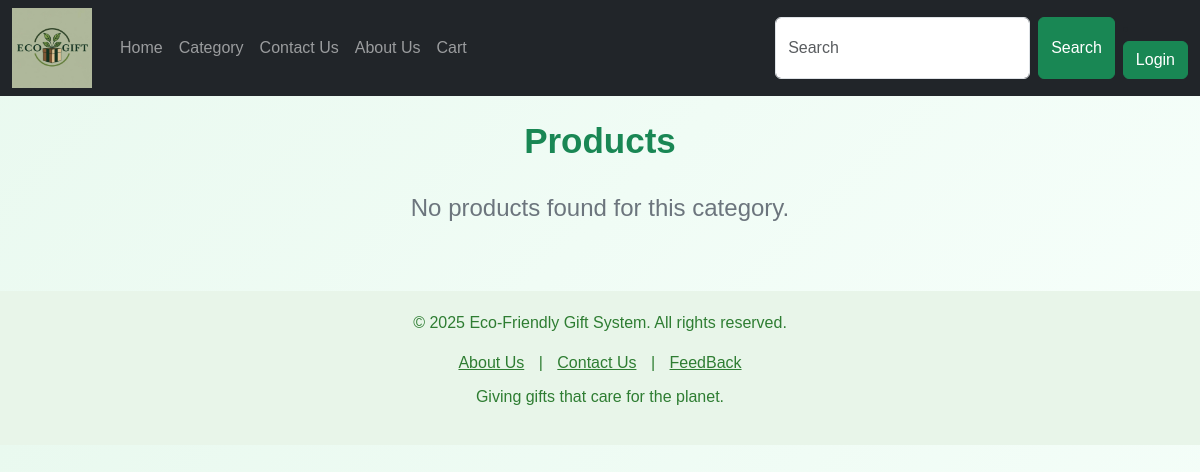
The page /USER_PANEL/products.php on the database as committed earlier.
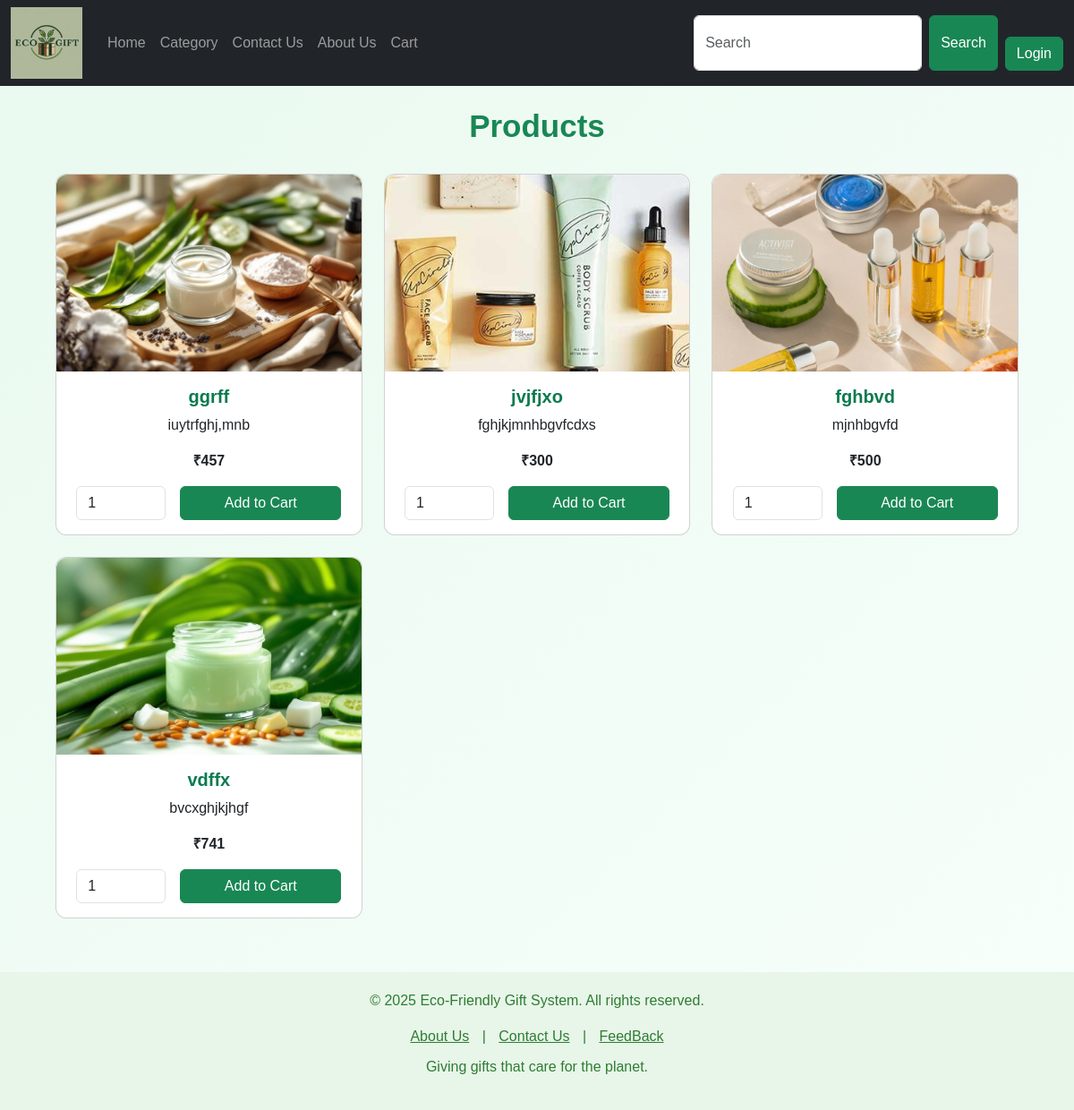
The same page on the database as committed later.
### tables this page shows
CREATE TABLE `product` (
  `p_id` int(11) NOT NULL,
  `c_id` int(11) NOT NULL,
  `p_name` varchar(30) NOT NULL,
  `p_image_url` varchar(250) NOT NULL,
  `p_price` int(11) NOT NULL,
  `p_desc` text NOT NULL
);

### USER_PANEL/products.php (the view, shortened to what this page needs)
<?php
include 'header.php';
include 'connection.php';
$cat_id = isset($_GET['cat_id']) ? intval($_GET['cat_id']) : 0;
$category_name = "Products";
if ($cat_id <= 0) {
  $stmt = $con->prepare("SELECT product.* , category.c_name FROM product LEFT JOIN category ON product.c_id = category.c_id ORDER BY product.p_id DESC");
  $stmt->execute();
  $prod_result = $stmt->get_result();
} else {
  $stmt = $con->prepare("SELECT product.* , category.c_name FROM product LEFT JOIN category ON product.c_id = category.c_id WHERE product.c_id = ? ORDER BY product.p_id DESC");
  $stmt->bind_param('i', $cat_id);
  $stmt->execute();
  $prod_result = $stmt->get_result();
}
?>
<!DOCTYPE html>
<html lang="en">
<head>
  <link href="https://cdn.jsdelivr.net/npm/bootstrap@5.3.2/dist/css/bootstrap.min.css" rel="stylesheet">
</head>
<body>
<div class="container section">
  <div class="row mb-4">
    <div class="col-12 text-center">
      <h3 class="text-success" style="font-weight:700; font-size:35px;"><?= htmlspecialchars($category_name); ?></h3>
    </div>
  </div>
  <div class="row g-4">
    <?php if ($prod_result && $prod_result->num_rows > 0): ?>
      <?php while ($p = $prod_result->fetch_assoc()): ?>
        <div class="col-lg-4 col-md-6 col-sm-12">
          <div class="card h-100">
            <img src="<?= '../admin_panel/' . htmlspecialchars($p['p_image_url']); ?>"
                 class="card-img-top"
                 alt="<?= htmlspecialchars($p['p_name']); ?>">
            <div class="card-body">
              <h5 class="card-title"><?= htmlspecialchars($p['p_name']); ?></h5>
              <p class="card-text"><?= htmlspecialchars($p['p_desc']); ?></p>
              <p class="fw-bold">₹<?= htmlspecialchars($p['p_price']); ?></p>
              <form method="post" action="cart_action.php"
                    class="d-flex justify-content-center align-items-center mt-3">
                <input type="number" name="qty" value="1" min="1"
                       class="form-control me-3" style="width:100px;">
                <button type="submit" class="btn btn-success" style="width:180px;">
                  Add to Cart
                </button>
              </form>
            </div>
          </div>
        </div>
      <?php endwhile; ?>
    <?php else: ?>
      <div class="col-12 text-center">
        <h4 class="text-secondary">No products found for this category.</h4>
      </div>
    <?php endif; ?>
  </div>
</div>
</body>
</html>
<?php include 'footer.php'; ?>

Rows that differ between the two databases and show on the page:
added product: p_image_url (picture), p_name "ggrff", p_desc "iuytrfghj,mnb", p_price "457"
added product: p_image_url (picture), p_name "jvjfjxo", p_desc "fghjkjmnhbgvfcdxs", p_price "300"
added product: p_image_url (picture), p_name "fghbvd", p_desc "mjnhbgvfd", p_price "500"
added product: p_image_url (picture), p_name "vdffx", p_desc "bvcxghjkjhgf", p_price "741"
Other text that changed with them:
text no longer shown: "No products found for this category."
